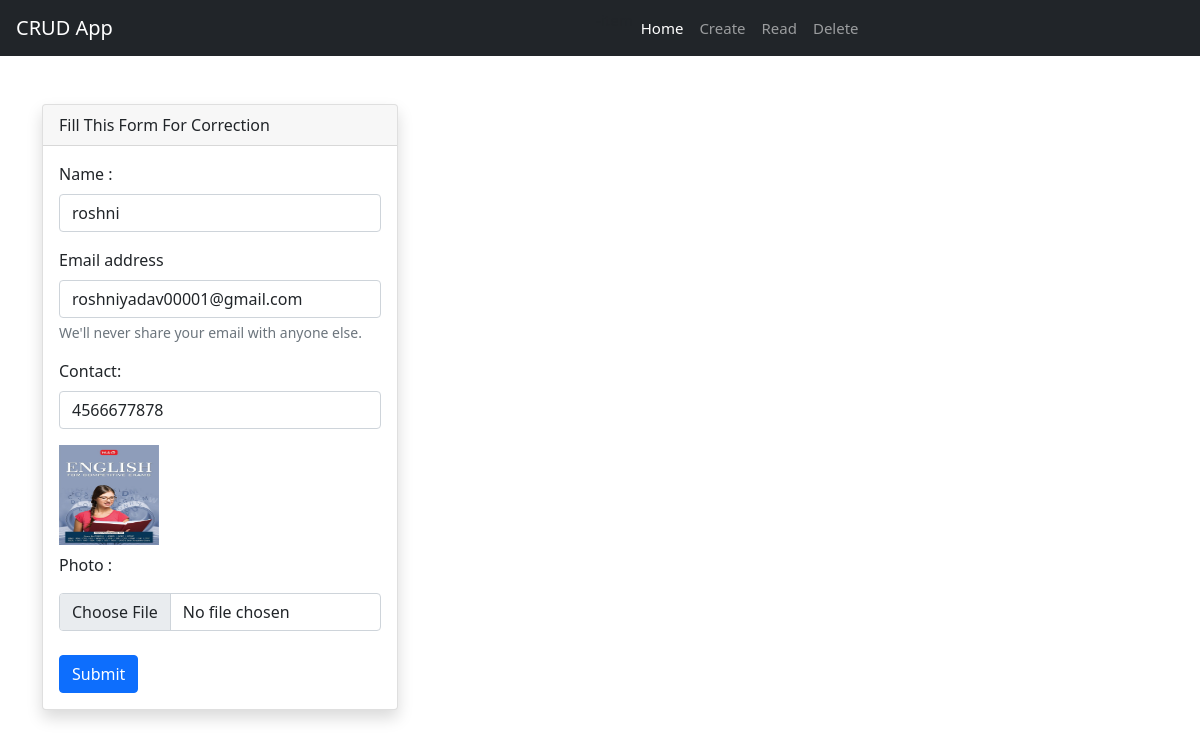
/edit/17 (signed in), run on the app's committed database.
### crudapp/models.py (models this page shows, shortened)
class customer(models.Model):
    userid= models.ForeignKey(User, on_delete=models.CASCADE, default=0)
    name= models.CharField(max_length= 255)
    email= models.CharField(max_length= 255)
    contact= models.CharField(max_length= 20)
    image= models.ImageField(upload_to='media', null=True)
    entrydate= models.DateField( auto_now_add=True , editable=True)

### crudapp/views.py (the view)
# urls.py: path('edit/<int:id>', views.edit),
@login_required
def edit(request, id):
  data= customer.objects.get(id=id)
  context= {'customer': data}
  return render(request, 'crudapp/update.html', context)

### crudapp/templates/crudapp/update.html (shortened to what this page needs)
{% extends 'crudapp/base.html' %}
{% load static %}
{% block content %}
<!DOCTYPE html>
<html lang="en">
<head>
    <link href="https://cdn.jsdelivr.net/npm/bootstrap@5.0.2/dist/css/bootstrap.min.css" rel="stylesheet">
</head>
<body>
    <div class="container mt-5">
        <div class="row">
            <div class="col-lg-4">
                <div class="card shadow ">
                    <div class="card-header">Fill This Form For Correction</div>
                    <div class="card-body">
                        <form method="post" action="../update/"  enctype="multipart/form-data">
                            <div class="form-group">
                                <label class="form-label">Name :</label>
                                <input type="text" class="form-control"  placeholder="Enter name" name="name" value="{{customer.name}}">
                              </div>
                            <div class="form-group">
                              <label class="form-label">Email address</label>
                              <input type="email" class="form-control" placeholder="Enter email" name="email" value="{{customer.email}}">
                              <small  class="form-text text-muted">We'll never share your email with anyone else.</small>
                            </div>
                            <div class="form-group">
                                <label class="form-label mb-2">Contact:</label>
                                <input type="number" class="form-control mb-2"  placeholder="Type number" name="contact" value="{{customer.contact}}">
                            </div>
                            <img src="{{customer.image.url}}" width=100 height=100>
                            <div class="form-group">
                                <label class="form-label mt-2"> Photo :</label>
                                <input type="file" class="form-control mt-2"  name="image" >
                            </div>
                            <button type="submit" class="btn btn-primary mt-2">Submit</button>
                          </form>
                    </div>
                </div>
            </div>
        </div>
    </div>
</body>
{% endblock %}

### data on the page
customer: name "roshni", email "roshniyadav00001@gmail.com", contact "4566677878", image (picture)
